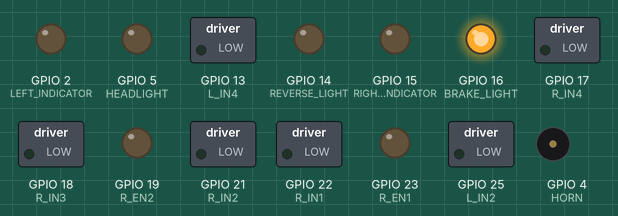
A sketch run on a simulated ESP32. Parts: switched loads named in the sketch (green lamp = pin HIGH), output pins drawn as LEDs (lit = HIGH), buzzer (waves = sounding, pin HIGH). Nothing arrives over Bluetooth unless stated.

Above: at 0.1 s.
Timing chart, 0 to 1.6 s (numbered marks = the images above):
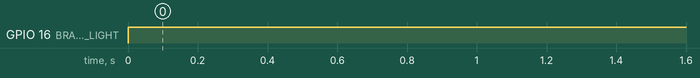

The sketch:

Test03ESP.ino
```cpp
// ============================================================
// XCar - ESP32 Full Bluetooth Control Firmware
// ============================================================

#include <BluetoothSerial.h>

BluetoothSerial SerialBT;

// ================= MOTOR DRIVER - LEFT =================
#define L_EN1 32
#define L_IN1 33
#define L_IN2 25

#define L_EN2 26
#define L_IN3 27
#define L_IN4 13

// ================= MOTOR DRIVER - RIGHT =================
#define R_EN1 23
#define R_IN1 22
#define R_IN2 21

#define R_EN2 19
#define R_IN3 18
#define R_IN4 17

// ================= LIGHTS & HORN =================
#define HEADLIGHT       5
#define BRAKE_LIGHT     16
#define LEFT_INDICATOR  2
#define RIGHT_INDICATOR 15
#define HORN            4
#define REVERSE_LIGHT   14

// ================= PWM CHANNELS =================
#define PWM_FREQ       1000
#define PWM_RESOLUTION 8
#define CH_L_EN1       0
#define CH_L_EN2       1
#define CH_R_EN1       2
#define CH_R_EN2       3

// ================= STATE VARIABLES =================
int  valY         = 0;
int  valX         = 0;
bool headlight    = false;
bool horn         = false;
bool brakePressed = false;

// ================= BUFFER =================
char inputBuffer[60];
int  bufferIndex = 0;

// ================= INDICATOR BLINK =================
unsigned long lastBlinkTime = 0;
bool blinkState = false;

// ============================================================
void setup() {

  // ===== MOTOR PINS =====
  pinMode(L_IN1, OUTPUT); pinMode(L_IN2, OUTPUT);
  pinMode(L_IN3, OUTPUT); pinMode(L_IN4, OUTPUT);
  pinMode(R_IN1, OUTPUT); pinMode(R_IN2, OUTPUT);
  pinMode(R_IN3, OUTPUT); pinMode(R_IN4, OUTPUT);

  // ===== PWM SETUP =====
  ledcSetup(CH_L_EN1, PWM_FREQ, PWM_RESOLUTION);
  ledcAttachPin(L_EN1, CH_L_EN1);

  ledcSetup(CH_L_EN2, PWM_FREQ, PWM_RESOLUTION);
  ledcAttachPin(L_EN2, CH_L_EN2);

  ledcSetup(CH_R_EN1, PWM_FREQ, PWM_RESOLUTION);
  ledcAttachPin(R_EN1, CH_R_EN1);

  ledcSetup(CH_R_EN2, PWM_FREQ, PWM_RESOLUTION);
  ledcAttachPin(R_EN2, CH_R_EN2);

  // ===== LIGHTS & HORN =====
  pinMode(HEADLIGHT,       OUTPUT);
  pinMode(BRAKE_LIGHT,     OUTPUT);
  pinMode(LEFT_INDICATOR,  OUTPUT);
  pinMode(RIGHT_INDICATOR, OUTPUT);
  pinMode(HORN,            OUTPUT);
  pinMode(REVERSE_LIGHT,   OUTPUT);

  // ===== SAFE DEFAULT STATES =====
  stopAllMotors();
  allLightsOff();

  // ===== BLUETOOTH =====
  SerialBT.begin("XCar");
  SerialBT.println("XCar Ready");
}

// ============================================================
void loop() {

  // ===== READ BLUETOOTH DATA =====
  while (SerialBT.available()) {
    char c = SerialBT.read();

    if (c == '\n') {
      inputBuffer[bufferIndex] = '\0';
      if (bufferIndex > 0) {
        parsePacket();
      }
      bufferIndex = 0;
    } else if (bufferIndex < 59) {
      inputBuffer[bufferIndex++] = c;
    }
  }

  // ===== APPLY MOTOR CONTROL =====
  if (brakePressed) {
    stopAllMotors();
  } else {
    driveMotors(valY, valX);
  }

  // ===== HEADLIGHT =====
  digitalWrite(HEADLIGHT, headlight ? HIGH : LOW);

  // ===== HORN =====
  digitalWrite(HORN, horn ? HIGH : LOW);

  // ===== INDICATORS =====
  handleIndicators();
}

// ============================================================
// Parse packet: "Y:200,X:-100,H:1,HN:0,B:0"
// ============================================================
void parsePacket() {
  int yVal = 0, xVal = 0, h = 0, hn = 0, b = 0;

  char* ptr;

  ptr = strstr(inputBuffer, "Y:");
  if (ptr) yVal = atoi(ptr + 2);

  ptr = strstr(inputBuffer, "X:");
  if (ptr) xVal = atoi(ptr + 2);

  ptr = strstr(inputBuffer, "HN:");
  if (ptr) hn = atoi(ptr + 3);

  ptr = strstr(inputBuffer, "H:");
  if (ptr) h = atoi(ptr + 2);

  ptr = strstr(inputBuffer, "B:");
  if (ptr) b = atoi(ptr + 2);

  valY         = constrain(yVal, -255, 255);
  valX         = constrain(xVal, -255, 255);
  headlight    = (h  == 1);
  horn         = (hn == 1);
  brakePressed = (b  == 1);

  // Debug - only when something changes
  SerialBT.print("Y:"); SerialBT.print(valY);
  SerialBT.print(" X:"); SerialBT.print(valX);
  SerialBT.print(" H:"); SerialBT.print(headlight);
  SerialBT.print(" HN:"); SerialBT.print(horn);
  SerialBT.print(" B:"); SerialBT.println(brakePressed);
}

// ============================================================
// Drive motors using differential steering
// Left  motors = Y + X
// Right motors = Y - X
// ============================================================
void driveMotors(int y, int x) {
  int leftSpeed  = constrain(y + x, -255, 255);
  int rightSpeed = constrain(y - x, -255, 255);

  setMotor(CH_L_EN1, L_IN1, L_IN2, leftSpeed);
  setMotor(CH_L_EN2, L_IN3, L_IN4, leftSpeed);
  setMotor(CH_R_EN1, R_IN1, R_IN2, rightSpeed);
  setMotor(CH_R_EN2, R_IN3, R_IN4, rightSpeed);

  // ===== BRAKE LIGHT =====
  digitalWrite(BRAKE_LIGHT, (y == 0 && x == 0) ? HIGH : LOW);

  // ===== REVERSE LIGHT =====
  digitalWrite(REVERSE_LIGHT, (y < -10) ? HIGH : LOW);
}

// ============================================================
// Set individual motor speed and direction
// ============================================================
void setMotor(int pwmChannel, int in1, int in2, int speed) {
  if (speed > 0) {
    ledcWrite(pwmChannel, speed);
    digitalWrite(in1, LOW);
    digitalWrite(in2, HIGH);
  } else if (speed < 0) {
    ledcWrite(pwmChannel, abs(speed));
    digitalWrite(in1, HIGH);
    digitalWrite(in2, LOW);
  } else {
    ledcWrite(pwmChannel, 0);
    digitalWrite(in1, LOW);
    digitalWrite(in2, LOW);
  }
}

// ============================================================
// Indicator blinking logic
// ============================================================
void handleIndicators() {
  if (brakePressed || (valY == 0 && valX == 0)) {
    digitalWrite(LEFT_INDICATOR,  LOW);
    digitalWrite(RIGHT_INDICATOR, LOW);
    blinkState = false;
    return;
  }

  if (millis() - lastBlinkTime >= 500) {
    lastBlinkTime = millis();
    blinkState = !blinkState;
  }

  if (valX > 30) {
    digitalWrite(LEFT_INDICATOR,  LOW);
    digitalWrite(RIGHT_INDICATOR, blinkState);
  } else if (valX < -30) {
    digitalWrite(RIGHT_INDICATOR, LOW);
    digitalWrite(LEFT_INDICATOR,  blinkState);
  } else {
    digitalWrite(LEFT_INDICATOR,  LOW);
    digitalWrite(RIGHT_INDICATOR, LOW);
  }
}

// ============================================================
// Stop all motors
// ============================================================
void stopAllMotors() {
  ledcWrite(CH_L_EN1, 0); ledcWrite(CH_L_EN2, 0);
  ledcWrite(CH_R_EN1, 0); ledcWrite(CH_R_EN2, 0);

  digitalWrite(L_IN1, LOW); digitalWrite(L_IN2, LOW);
  digitalWrite(L_IN3, LOW); digitalWrite(L_IN4, LOW);
  digitalWrite(R_IN1, LOW); digitalWrite(R_IN2, LOW);
  digitalWrite(R_IN3, LOW); digitalWrite(R_IN4, LOW);

  digitalWrite(BRAKE_LIGHT,   HIGH);
  digitalWrite(REVERSE_LIGHT, LOW);
}

// ============================================================
// Turn off all lights
// ============================================================
void allLightsOff() {
  digitalWrite(HEADLIGHT,       LOW);
  digitalWrite(BRAKE_LIGHT,     LOW);
  digitalWrite(LEFT_INDICATOR,  LOW);
  digitalWrite(RIGHT_INDICATOR, LOW);
  digitalWrite(HORN,            LOW);
  digitalWrite(REVERSE_LIGHT,   LOW);
}
```

Measured:
- by itself, GPIO 16 (BRAKE_LIGHT): LOW → HIGH at 0.00 s
